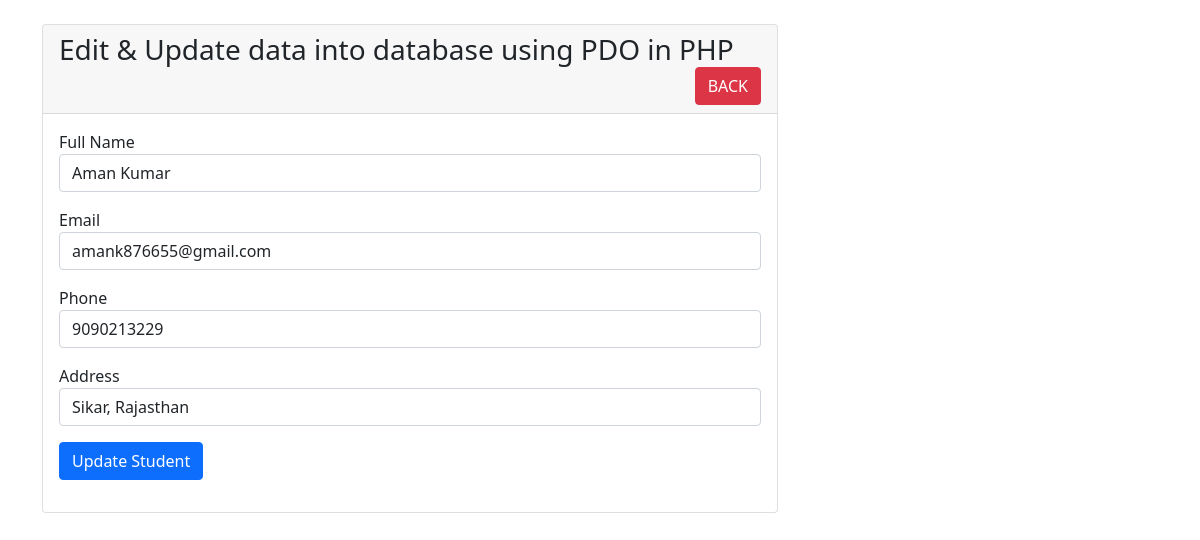
The page /student-edit.php?id=5 on the database its author committed.
### tables this page shows
CREATE TABLE `students` (
  `id` int(11) NOT NULL,
  `fullname` varchar(191) NOT NULL,
  `email` varchar(191) NOT NULL,
  `phone` varchar(191) NOT NULL,
  `address` varchar(191) NOT NULL
);

### student-edit.php (the view, shortened to what this page needs)
<?php
include('dbcon.php');
?>
<!doctype html>
<html lang="en">
<head>
    <link href="https://cdn.jsdelivr.net/npm/bootstrap@5.1.3/dist/css/bootstrap.min.css" rel="stylesheet" >
</head>
<body>
    <div class="container">
        <div class="row">
            <div class="col-md-8 mt-4">
                <div class="card">
                    <div class="card-header">
                        <h3>Edit & Update data into database using PDO in PHP
                            <a href="index.php" class="btn btn-danger float-end">BACK</a>
                        </h3>
                    </div>
                    <div class="card-body">
                        <?php
                        if(isset($_GET['id']))
                        {
                            $student_id = $_GET['id'];
                            $query = "SELECT * FROM students WHERE id=:stud_id LIMIT 1";
                            $statement = $conn->prepare($query);
                            $data = [':stud_id' => $student_id];
                            $statement->execute($data);
                            $result = $statement->fetch(PDO::FETCH_OBJ);
                        }
                        ?>
                        <form action="student_edit_save.php" method="POST">
                            <div class="mb-3">
                                <label>Full Name</label>
                                <input type="text" name="fullname" value="<?= $result->fullname; ?>" class="form-control" />
                            </div>
                            <div class="mb-3">
                                <label>Email</label>
                                <input type="text" name="email" value="<?= $result->email; ?>" class="form-control" />
                            </div>
                            <div class="mb-3">
                                <label>Phone</label>
                                <input type="text" name="phone" value="<?= $result->phone; ?>" class="form-control" />
                            </div>
                            <div class="mb-3">
                                <label>Address</label>
                                <input type="text" name="address" value="<?= $result->address; ?>" class="form-control" />
                            </div>
                            <div class="mb-3">
                                <button type="submit" name="update_student_btn" class="btn btn-primary">Update Student</button>
                            </div>
                        </form>
                    </div>
                </div>
            </div>
        </div>
    </div>
  </body>
</html>

### rows shown on the page
students: fullname "Aman Kumar", email "amank876655@gmail.com", phone "9090213229", address "Sikar, Rajasthan"
